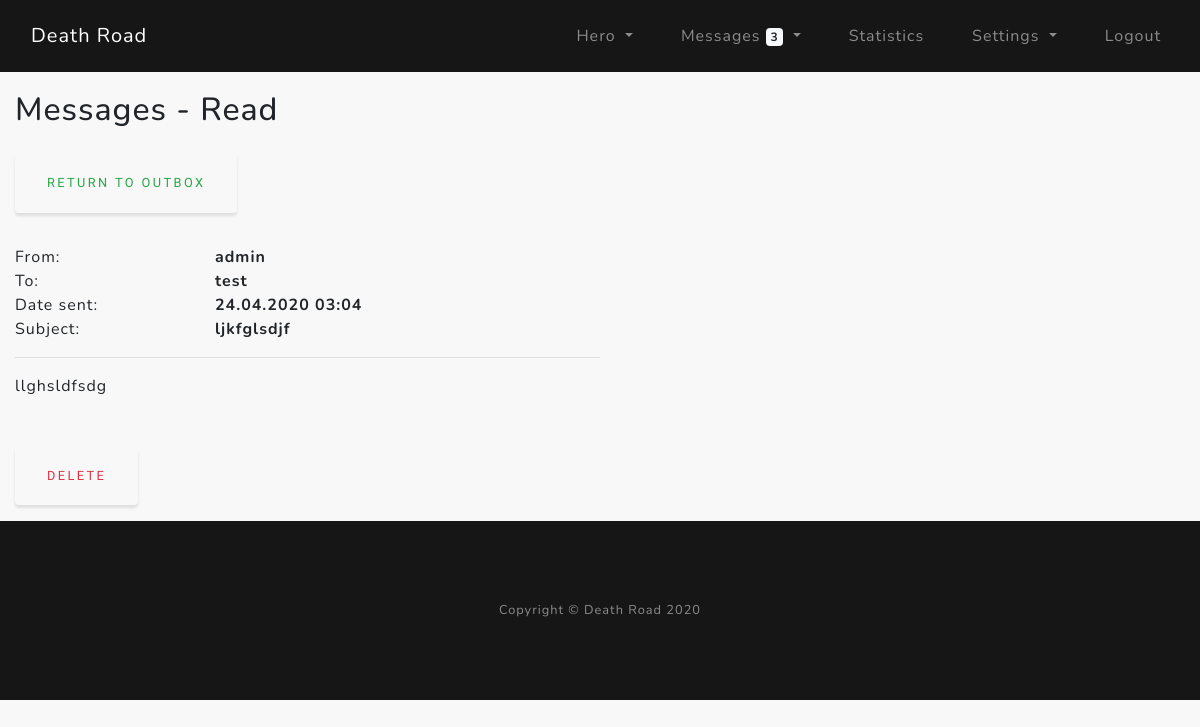
Page /msg_read/1 (signed in) on the earlier database version.
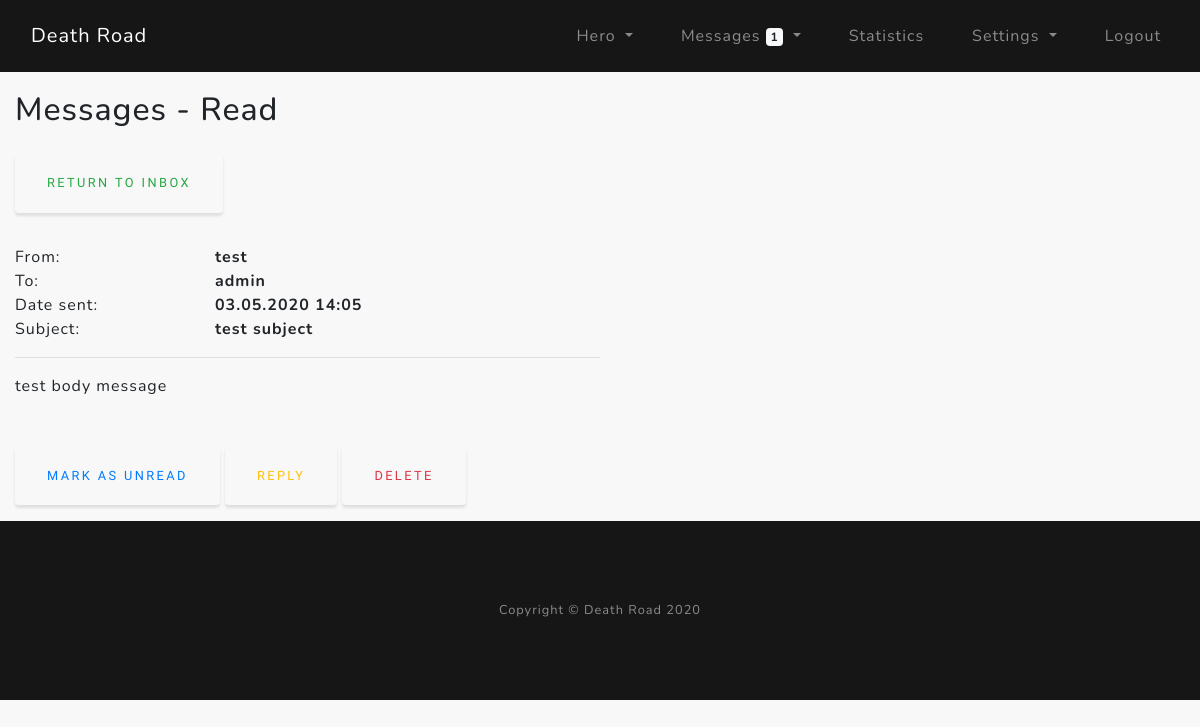
Same page on the later database version.
### core/models.py (models this page shows)
class Messages(db.Model):
    __tablename__ = "messages"
    mid = Column(Integer, primary_key=True)  # message ID
    recipient = Column(String(32))  # recipient - user id from name
    sender = Column(String(32))  # sender - current user id
    subject_msg = Column(String(32))  # subject_msg - msg subject
    body_msg = Column(Text)  # body_msg - message body
    date = Column(DateTime)  # date - date sent
    seen = Column(Boolean)  # seen - message seen
    del_in = Column(Boolean)  # del_in - delete message from inbox
    del_out = Column(Boolean)  # del_out - delete message from outbox

### core/messages/routes.py (the view, shortened to what this page needs)
@msgs.route("/msg_read/<int:mid>", methods=["POST", "GET"])
@login_required
def msg_read(mid):
    get_unread_msgs = unread_msgs(current_user.username)
    try:
        m_read = Messages.query. \
            filter(Messages.mid == mid). \
            filter((Messages.recipient == current_user.username) & (Messages.del_in == 0) | (
                    Messages.sender == current_user.username) & (Messages.del_out == 0)). \
            first()
        if m_read.recipient == current_user.username:
            m_read.seen = True
            db.session.add(m_read)
            db.session.commit()
        form = DeleteSingleMessageButton()
        return render_template("msg_read.html", msg_read=m_read, form=form, get_unread_msgs=get_unread_msgs)
    except AttributeError:
        get_unread_msgs = unread_msgs(current_user.username)
        return render_template("errors/404.html", get_unread_msgs=get_unread_msgs)

### core/messages/forms.py
class DeleteSingleMessageButton(FlaskForm):
    submit_del = SubmitField("Delete")

### core/models.py (called while the page is built)
@login_manager.user_loader
def load_user(user_id):
    return User.query.get(int(user_id))

### core/utils/unread_msgs.py (called while the page is built)
def unread_msgs(current_acc_uname):
    gum = Messages.query.filter_by(recipient=current_acc_uname, del_in=False, seen=False).count()
    return gum

### core/templates/msg_read.html (shortened to what this page needs)
{% extends "layout.html" %}
{% block content %}
<section class="msg_read-section">
    <div class="container py-3">
        <div class="row">
            <div class="col-lg">
                <h2>Messages - Read</h2>
                {% if msg_read.recipient == current_user.username %}
                    <a class="btn btn-outline-success my-3" href="{{ url_for('msgs.msg_inbox') }}">Return to Inbox</a>
                {% else %}
                    <a class="btn btn-outline-success my-3" href="{{ url_for('msgs.msg_outbox') }}">Return to Outbox</a>
                {% endif %}
            </div>
        </div>
        <div class="row pt-3">
            <div class="col-md-2">
                From:
            </div>
            <div class="col-md-10">
                <strong>{{ msg_read.sender }}</strong>
            </div>
        </div>
        <div class="row">
            <div class="col-md-2">
                To:
            </div>
            <div class="col-md-10">
                <strong>{{ msg_read.recipient }}</strong>
            </div>
        </div>
        <div class="row">
            <div class="col-md-2">
                Date sent:
            </div>
            <div class="col-md-10">
                <strong>{{ msg_read.date.strftime("%d.%m.%Y %H:%m") }}</strong>
            </div>
        </div>
        <div class="row">
            <div class="col-md-2">
                Subject:
            </div>
            <div class="col-md-10">
                <strong>{{ msg_read.subject_msg }}</strong>
            </div>
        </div>
        <div class="row">
            <div class="col">
                <hr class="w-50 mx-0">
                {{ msg_read.body_msg }}
            </div>
        </div>
        <div class="row pt-5">
            <div class="col">
                <form method="post">
                    {% if msg_read.recipient == current_user.username %}
                        <a href="{{ url_for('msgs.msg_update', mid=msg_read.mid) }}" class="btn btn-outline-primary">Mark as Unread</a>
                    {% endif %}
                    {% if msg_read.sender != current_user.username %}
                        <a href="{{ url_for('msgs.msg_send', to=msg_read.sender) }}" class="btn btn-outline-warning">Reply</a>
                    {% endif %}
                    {{ form.submit_del(class="btn btn-outline-danger") }}
                </form>
            </div>
        </div>
    </div>
</section>
{% endblock %}

Differences in the rows shown:
changed Messages "test": sender "admin" → "test"; recipient "test" → "admin"; date "24.04.2020 03:04" → "03.05.2020 14:05"; subject_msg "ljkfglsdjf" → "test subject"; body_msg "llghsldfsdg" → "test body message"
Other differences:
{{ get_unread_msgs }}: "3" → "1"
text no longer shown: "RETURN TO OUTBOX"
text now shown: "RETURN TO INBOX MARK AS UNREAD REPLY"
